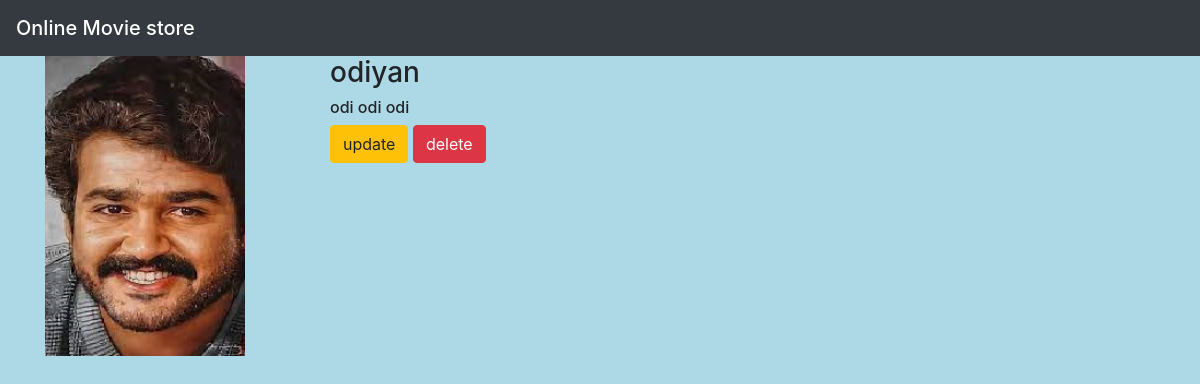
The page /m/7/ on the database its author committed.
### newapp/models.py (models this page shows, shortened)
class movie(models.Model):
    name=models.CharField(max_length=30)
    desc=models.TextField()
    pict=models.ImageField(upload_to='gallery')

### newapp/views.py (the view)
# urls.py: path('m/<int:movieid>/', views.m, name='mohan'),
def m(request,movieid):
    i=movie.objects.get(id=movieid)
    return render(request,'m.html',{'i':i})

### templates/m.html
{% extends 'base.html' %}
{% block body %}
<div class="container">
<div class="row">
<div class="col-md-3">
<img src="{{i.pict.url}}" height="300" width="200">
</div>
<div class="col-md-3">
<h3>{{i.name}}</h3>
<h6>{{i.desc}}</h6>
<a class="btn btn-warning" href="{% url 'newapp:update' i.id %}">update</a>
<a class="btn btn-danger" href="{% url 'newapp:delete' i.id %}">delete</a>
</div>
</div></div>
{% endblock %}

### static/style.css (style rules this page uses)
body { background-color:lightblue; }

### rows shown on the page
movie: pict (picture), name "odiyan", desc "odi odi odi"
